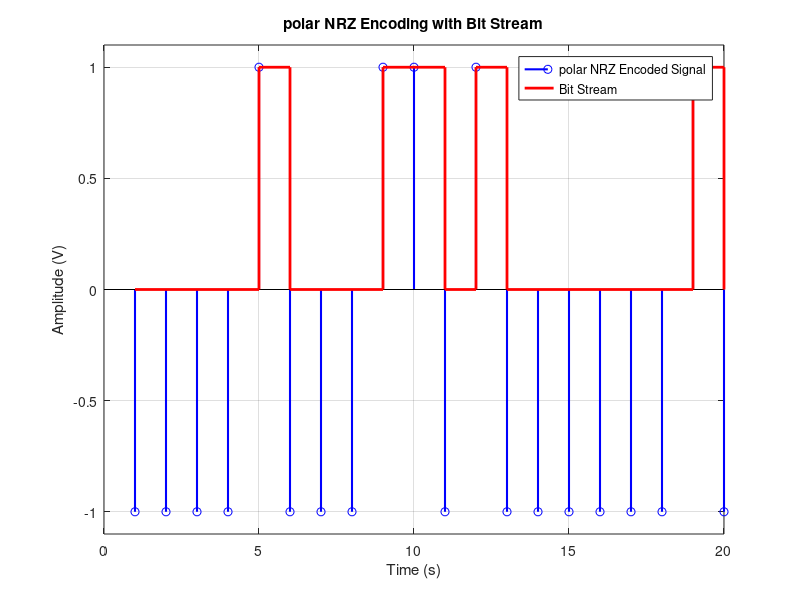

Here is the MATLAB script that generated this plot: (Note: this script raises an error after producing the figure.)
% Program to pass a signal through a square-root raised cosine filter for pulse shaping and matched filtering

% Clear workspace, close all figures, and clear command window
close all; 
clear; 

% Define key parameters for the square root raised cosine filter and modulation
beta = 0.3;        % Rolloff factor of the filter
span = 8;          % Filter span in symbols (duration of impulse response)
sps = 4;           % Samples per symbol
N=20;              % Number of bits
% Generate a random binary sequence of bits (0s and 1s) with length equal
% to N
bits=randi([0 1], 1, N);
% Generate a vector of NRZ-L
Data = 2 * bits - 1;

% Open a new figure for plotting
figure;

% Plot the polar NRZ encoded signal over time
stem(Data, 'b', 'LineWidth', 1.5);  

% Hold the current plot to overlay the bit stream
hold on;

% Plot the bit stream as discrete steps using a red line
stairs(bits, 'r', 'LineWidth', 2);  % Stepped plot for binary bit representation

% Add plot title and labels for clarity
title('polar NRZ Encoding with Bit Stream');
xlabel('Time (s)');   % X-axis labeled as time in seconds
ylabel('Amplitude (V)');   % Y-axis labeled as amplitude in volts
legend('polar NRZ Encoded Signal', 'Bit Stream');
grid on;    % Enable grid
axis([0 20 -1.1 1.1]); % Set axis limits for visualization

% Generate the square-root raised cosine (SRRC) filter coefficients
[srrc_filt, t, filtDelay] = srrcFunction(beta, sps, span);
% Calculate energy of the SRRC pulse
energy = sum(srrc_filt.^2);
% Normalize the SRRC filter coefficients
normalizedSRRC = srrc_filt / sqrt(energy);
% Visualize the SRRC filter using its impulse response
fvtool(srrc_filt, 'impulse');

% Upsample the bipolar data and filter for pulse shaping
UP_s = upfirdn(Data, normalizedSRRC, sps, 1);

snr = 50; % Eb/No value in dB

% Transmit the upsampled signal through an AWGN channel
rxSignal = awgn(UP_s, snr);

% Apply matched filtering (downsampling and filtering) to the received signal
rxFiltSignal = upfirdn(rxSignal, normalizedSRRC, 1, sps);

% Account for filter delay by trimming excess samples
rxFiltSignal = rxFiltSignal(span + 1:end - span);

% Plot the original bipolar data and the filtered received signal
figure;
stem(Data, 'filled'); % Plot original transmitted data
hold on;
plot(rxFiltSignal, 'r'); % Plot received signal after matched filtering
xlabel('Time'); 
ylabel('Amplitude');
grid on;
legend('Transmitted Data', 'Received Data');

% Plot the received signal through the AWGN channel
figure;
plot(rxSignal);
legend('Filtered Signal through AWGN Channel');
xlabel('Time');
ylabel('Amplitude');
grid on;


% h=conv(normalizedSRRC,normalizedSRRC,'same');
% plot(h);
% legend('convolution between two SRRC');
% xlabel('Time');
% ylabel('Amplitude');
% grid on;
%% Eye diagrm
% Define key parameters for the square root raised cosine filter and modulation
beta = [0.3 0.5 0.8 1];       % Rolloff factor of the filter
span = 8;                    % Filter span in symbols (duration of impulse response)
sps = 4;                     % Samples per symbol
N =1000;                     % Number of bits

% Generate a random binary sequence of bits (0s and 1s) with length equal
% to N
bits=randi([0 1], 1, N);
% Generate a vector of NRZ-L
Data = 2 * bits - 1;
figure('Name','EbNo=30dB','NumberTitle','off');
for i=1:length(beta)
% Generate the square-root raised cosine (SRRC) filter coefficients
[srrc_filt, t, filtDelay] = srrcFunction(beta(i), sps, span);
% Calculate energy of the SRRC pulse
energy = sum(srrc_filt.^2);
% Normalize the SRRC filter coefficients
normalizedSRRC = srrc_filt / sqrt(energy);
% Upsample the bipolar data and filter for pulse shaping
UP_s = upfirdn(Data, normalizedSRRC, sps, 1);
rxSignal = awgn(UP_s, 30);
subplot(2,2,i);
plotEyeDiagram(rxSignal,sps,4*sps,filtDelay-2,100);
title(['beta=', num2str(beta(i))]);
end